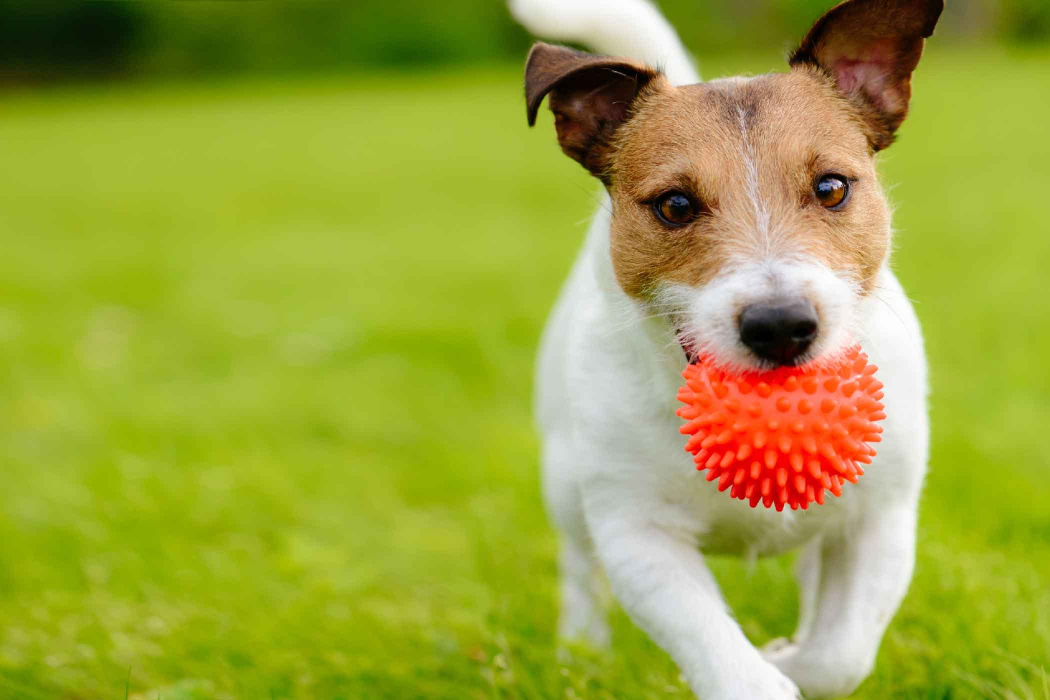
#> input picture DOG/Image_1 (2).jpg, 2100 x 1400 px, found by its file name (shown at 1/2 size); its folder holds 4 pictures in this run
$ jupyter execute --allow-errors MINORPROJECT.ipynb   (shell and % lines are left out)
#> lines starting #> are read from the running program, lines starting #| are printed output that depends on the picture
<a href="https://colab.research.google.com/github/shauryakohli/MINI-PROJECT/blob/main/MINORPROJECT.ipynb" target="_parent"></a>

[cell 1]
# Mini Project
# Image Classification using Machine Learning
#Loading library for generating execution time

[cell 2]
#installing bing downloader
#Gathering Data

#> (a cell that did not finish here is left out)

[cell 4]
#Loading Dog images
from bing_image_downloader import downloader
downloader.download("DOG",limit=30,output_dir='images',adult_filter_off=True)
#> (this line was passed over: bing_image_downloader is not available in this run)

[cell 5]
#Loading Laptop images
from bing_image_downloader import downloader
downloader.download("LAPTOP",limit=30,output_dir='images',adult_filter_off=True)
#> (this line was passed over: bing_image_downloader is not available in this run)

[cell 6]
#Loading Sunflower images
from bing_image_downloader import downloader
downloader.download("SUNFLOWER",limit=30,output_dir='images',adult_filter_off=True)
#> (this line was passed over: bing_image_downloader is not available in this run)
#> further down, img_array is the input picture: shape (1400, 2100, 3); mean R, G, B 156.4, 163.3, 60.3
#> `img_resized = resize(img_array,(150,150,3))`:
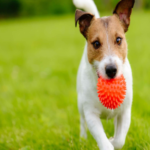
#> img_resized: shape (150, 150, 3) float64; mean R, G, B 0.613, 0.64, 0.236

[cell 7]
#PreProcessing
import os
import matplotlib.pyplot as plt
import numpy as np
from skimage.io import imread
from skimage.transform import resize
target = []
images=[]
flat_data =[]
DATADIR = '/content/images'
CATEGORIES=['DOG','LAPTOP','SUNFLOWER']
#> (the rest of this cell did not finish here and is left out)

[cell 8]
flat_data[0]

[cell 9]
target

[cell 10]
#Checking no of images in each category
unique,count=np.unique(target,return_counts=True)
plt.bar(CATEGORIES,count)
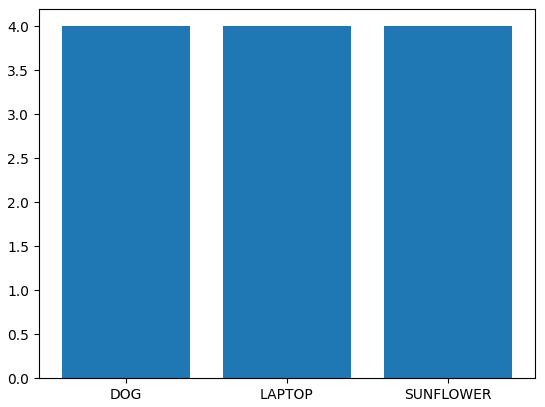
#> figure drawn by matplotlib, 1 panel
